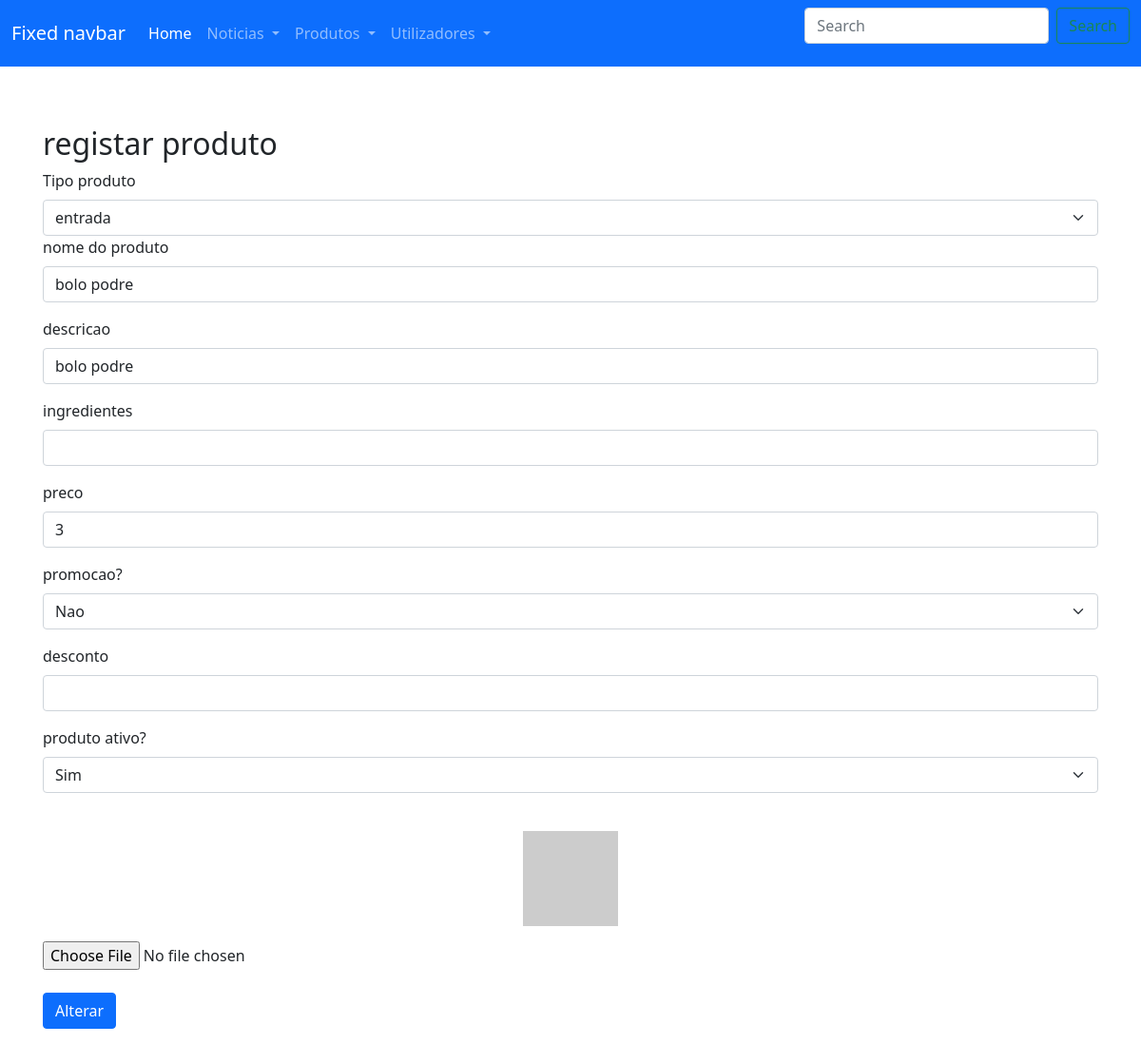
The app's page /backoffice/products/create_product.php?ID=9 with its own data.
### tables this page shows
CREATE TABLE `produtos` (
  `ID_Produto` int(11) NOT NULL,
  `Tipo_Produto` int(11) NOT NULL,
  `Nome_Produto` varchar(75) NOT NULL,
  `Descricao_Produto` varchar(500) NOT NULL,
  `Preco_Produto` decimal(10,0) NOT NULL,
  `Promocao` int(1) NOT NULL,
  `Desconto` int(11) DEFAULT NULL,
  `Imagem` varchar(250) NOT NULL,
  `Ativo` int(1) NOT NULL
);

CREATE TABLE `tipo_produto` (
  `ID_Tipo_Produto` int(11) NOT NULL,
  `Tipo_Produto` varchar(75) NOT NULL,
  `Ativo` int(1) NOT NULL
);

### backoffice/utils/conexao.inc.php (called while the page is built, shortened)
<?php
    function conexaoDB(){
        $servername = "localhost";
        $username = "root";
        $password = "";
        $database = "pap";
        try{
            $conn = mysqli_connect($servername, $username, $password, $database);
        }
        catch(mysqli_sql_exception $mensagem) {
            echo nl2br("Erro: Não foi possivel conectar ao MySQL".$mensagem);
            throw $mensagem;
        }
        return $conn;
    }
    function executarSQL($sql_command){
        $conn = conexaoDB();
        $resultado = mysqli_query($conn, $sql_command);
        return $resultado;
    }
?>

### backoffice/products/create_product.php (the view, shortened to what this page needs)
<?php
  include("../utils/conexao.inc.php");
  $nome_botao = "Inserir";
  $action_page = "./script_ins_product.php";
  if(isset($_GET["ID"])){
	$resultado = executarSQL("SELECT * FROM produtos WHERE ID_Produto = ".$_GET["ID"]."");
	$row = mysqli_fetch_array($resultado);
	$product_type = $row["Tipo_Produto"];
	$nome = $row["Nome_Produto"];
	$descricao = $row["Descricao_Produto"];
	$ingredientes = $row["Ingredientes"];
	$preco = $row["Preco_Produto"];
	$promocao = $row["Promocao"];
	$active = $row["Ativo"];
	$nome_botao = "Alterar";
	$action_page = "./script_alt_product.php?ID=".$_GET["ID"]."";
  }
?>
<html>
	<head>
	<link href="https://cdn.jsdelivr.net/npm/bootstrap@5.1.3/dist/css/bootstrap.min.css" rel="stylesheet">
	<link href="css/sticky-footer-navbar.css" rel="stylesheet">
	</head>
	<body class="d-flex flex-column h-100">
	<?php
	  include("../header/header.php");
	?>
	<br>
	<br>
	<br>
	<main class="flex-shrink-0">
	  <div class="container">
		<h2>registar produto</h2>
		<form action="<?php echo $action_page ?>" method="POST" enctype="multipart/form-data">
			<div class="mb-3">
			  <label for="tipo_produto" class="form-label">Tipo produto</label>
			  <select class="form-select" id="product_type" name="product_type">
				<?php
				  $resultado_tipos = executarSQL("SELECT * FROM tipo_produto");
				  while($row = mysqli_fetch_array($resultado_tipos)){
					echo "<option value='".$row["ID_Tipo_Produto"]."'".(isset($product_type) ? ($product_type == $row["ID_Tipo_Produto"] ? 'selected' : '') : '')." >".$row["Tipo_Produto"]."</option>";
				  }
				?>
			  </select>
			<div class="mb-3">
			  	<label for="nome" class="form-label">nome do produto</label>
			  	<input type="text" class="form-control" id="produto" name="produto" value="<?php echo (isset($nome) ? $nome : ''); ?>" />
			</div>
			<div class="mb-3">
				<label for="descricao" class="form-label">descricao</label>
				<input type="text" class="form-control" id="descricao" name="descricao"  value="<?php echo (isset($descricao) ? $descricao : ''); ?>"/>
			</div>
			<div class="mb-3">
				<label for="ingredientes" class="form-label">ingredientes</label>
				<input type="text" class="form-control" id="ingredientes" name="ingredientes"  value="<?php echo (isset($ingredientes) ? $ingredientes : ''); ?>"/>
			</div>
			<div class="mb-3">
			  	<label for="preco" class="form-label">preco</label>
			  	<input type="text" class="form-control" id="preco" name="preco" value="<?php echo (isset($preco) ? $preco : ''); ?>" />
			</div>
			<div class="mb-3">
				<label for="promocao" class="form-label">promocao?</label>
				<select class="form-select" id="promocao" name="promocao">
					<option value="0" <?php echo (isset($promocao) ? ($promocao == '0' ? 'selected' : '') : ''); ?>>Nao</option>
				</select>
			</div>
			<div class="mb-3">
			  	<label for="desconto" class="form-label">desconto</label>
			  	<input type="text" class="form-control" id="desconto" name="desconto" value="<?php echo (isset($desconto) ? $desconto : ''); ?>" />
			</div>
			<div class="mb-3">
				<label for="product_active" class="form-label">produto ativo?</label>
				<select class="form-select" id="product_active" name="product_active">
				  <option value="1" <?php echo (isset($active) ? ($active == '1' ? 'selected' : '') : ''); ?>>Sim</option>
				</select>
			</div>
			<br>
			<div class="user-image mb-3 text-center">
				<div style="width: 100px; height: 100px; overflow: hidden; background: #cccccc; margin: 0 auto">
				</div>
			</div>
			<div class="custom-file">
				<input type="file" name="fileUpload" class="custom-file-input" id="chooseFile">
			</div>
			<button type="submit" name="submit" class="btn btn-primary btn-block mt-4">
				<?php echo $nome_botao ?>
			</button>
		</form>
	  </div>
	</main>
  </body>
</html>

### backoffice/css/sticky-footer-navbar.css (style rules this page uses)
main > .container { padding: 60px 15px 0; }

### records on screen
produtos: product_type "entrada", produto "bolo podre", descricao "bolo podre", preco "3", promocao "Nao", product_active "Sim"

### other values on screen
$nome_botao "Alterar"
